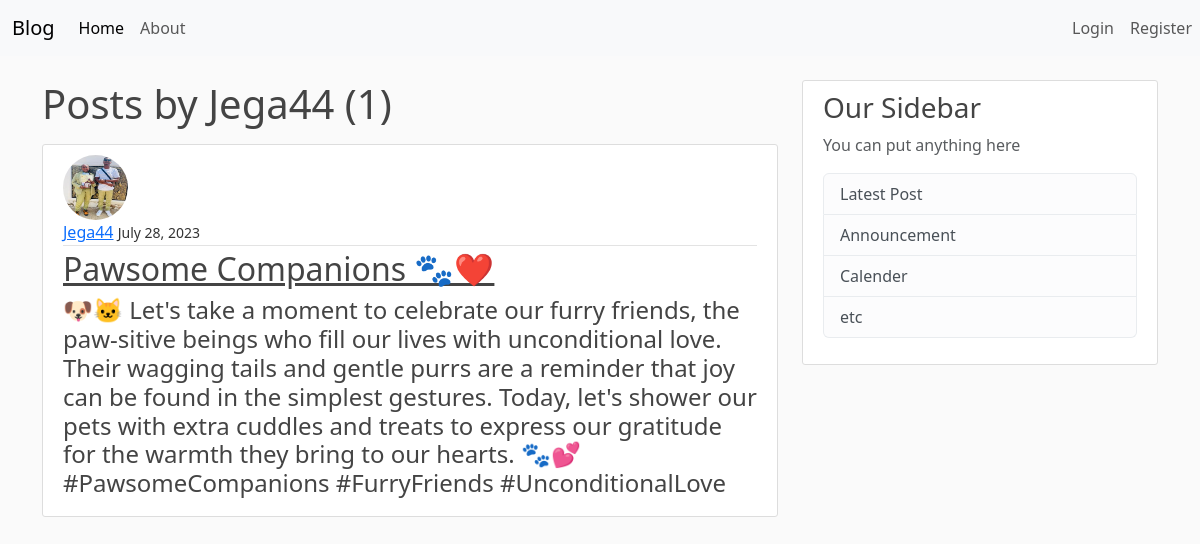
/user/Jega44, run on the app's committed database.
### blog/models.py (models this page shows, shortened)
class Post(models.Model):
    title = models.CharField(max_length=100)
    content = RichTextField(blank=True, null=True)
    date_posted = models.DateTimeField(default=timezone.now)
    author = models.ForeignKey(User, on_delete=models.CASCADE)

### users/models.py (models this page shows, shortened)
class Profile(models.Model):
    user = models.OneToOneField(User, on_delete=models.CASCADE)
    image = models.ImageField(default='default.jpg', upload_to='profile_pics')

### blog/views.py (the view)
# urls.py: path('user/<str:username>', UserPostListView.as_view(), name='user-posts'),
class UserPostListView(ListView):
    model = Post
    template_name = 'blog/user_posts.html'
    context_object_name = 'posts'
    paginate_by = 3
    def get_queryset(self):
        user = get_object_or_404(User, username=self.kwargs.get('username'))
        return Post.objects.filter(author=user).order_by('-date_posted')

### blog/templates/blog/user_posts.html (shortened to what this page needs)
{% extends 'blog/base.html' %}
    {% block content %}
    <h1 class="mb-3">Posts by {{ view.kwargs.username }} ({{ page_obj.paginator.count }})</h1>
        {% for post in posts %}
            <article class="media content-section">
                <img class="rounded-circle article-img" src="{{ post.author.profile.image.url }}" alt="">
                <div class="article-metadata">
                    <a class="mr-2" href="{% url 'user-posts' post.author.username %}">{{ post.author }}</a>
                    <small class="text">{{ post.date_posted |date:"F d, Y" }}</small>
                </div>
                <h2><a class="article-title" href="{% url 'post-detail' post.id %}">{{post.title}}</a></h2>
                <h4 class="article-content"> {{ post.content }} </h4>
            </article>
        {% endfor %}
    {% endblock content %}

### blog/static/blog/main.css (style rules this page uses)
body { background: #fafafa; color: #333333; margin-top: 5rem; }
h1, h2, h3, h4, h5, h6 { color: #444444; }
.content-section { background: #ffffff; padding: 10px 20px; border: 1px solid #dddddd; border-radius: 3px; margin-bottom: 20px; }
.article-title { color: #444444; }
.article-content { white-space: pre-line; }
.article-img { height: 65px; width: 65px; margin-right: 16px; }
.article-metadata { padding-bottom: 1px; margin-bottom: 4px; border-bottom: 1px solid #e3e3e3; }

### data on the page
Post: author.profile.image (picture), author "Jega44", date_posted "July 28, 2023", title "Pawsome Companions 🐾❤️", content "🐶🐱 Let's take a moment to celebrate our furry friends, the paw-sitive beings who fill our lives with unconditional love. Their wagging tails and gentle purrs are a reminder that joy can be found in the simplest gestures. Today, let's shower our pets with extra cuddles and treats to express our gratitude for the warmth they bring to our hearts. 🐾💕 #PawsomeCompanions #FurryFriends #UnconditionalLove"

### other printed values
{{ view.kwargs.username }} "Jega44"
{{ page_obj.paginator.count }} "1"
